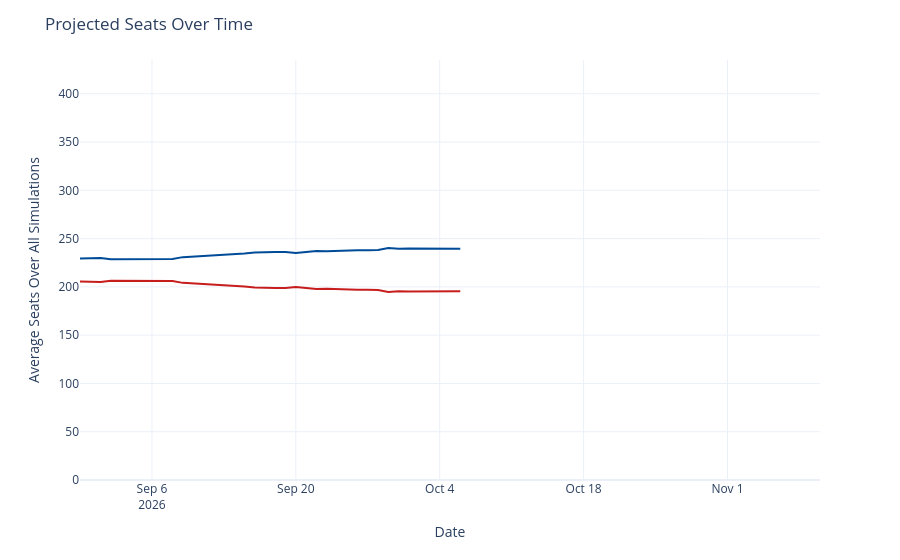

Notebook cell for this chart:
### Code cell
seats_over_time = output_ts[(output_ts['geo'] == 'US House') &
                             (output_ts['type'] == 'seats')]
seats_over_time['rep_seats'] = seats_over_time['y'].map(lambda x: 435 - x)
seats_over_time = seats_over_time.rename({'y': 'Democrats', 'rep_seats': 'Republicans'}, axis=1)
seats_time_ser = px.line(seats_over_time, x='date', y=['Democrats', 'Republicans'], template='plotly_white',
                        color_discrete_map={'Democrats': '#004b97', 'Republicans': '#c71e1d'},)
seats_time_ser.update_traces(hovertemplate="%{y:.1f}")
seats_time_ser.update_layout(
    xaxis=dict(range=[pd.to_datetime('2026-08-30'), pd.to_datetime('2026-11-10')]),
    yaxis=dict(range=[0, 435]),
    xaxis_title='Date',
    yaxis_title='Average Seats Over All Simulations',
    title=dict(text="Projected Seats Over Time"),
    hovermode="x",
    showlegend=False
)
seats_time_ser

### Figure 1 — Plotly figure (JSON) as saved in the notebook; plotly's stock layout.template omitted (floating-point values rounded to 4 significant figures)
{"data": [{"hovertemplate": "%{y:.1f}", "legendgroup": "Democrats", "line": {"color": "#004b97", "dash": "solid"}, "marker": {"symbol": "circle"}, "mode": "lines", "name": "Democrats", "orientation": "v", "showlegend": true, "type": "scatter", "x": ["2026-08-30", "2026-08-31", "2026-09-01", "2026-09-02", "2026-09-03", "2026-09-04", "2026-09-05", "2026-09-06", "2026-09-07", "2026-09-08", "2026-09-09", "2026-09-14", "2026-09-15", "2026-09-16", "2026-09-17", "2026-09-18", "2026-09-19", "2026-09-20", "2026-09-21", "2026-09-22", "2026-09-23", "2026-09-24", "2026-09-25", "2026-09-26", "2026-09-27", "2026-09-28", "2026-09-29", "2026-09-30", "2026-10-01", "2026-10-02", "2026-10-03", "2026-10-04", "2026-10-05", "2026-10-06"], "xaxis": "x", "y": [229.4, 230.0, 230.0, 228.5, 228.5, 228.7, 228.7, 228.9, 228.8, 228.9, 230.8, 233.6, 234.7, 235.7, 236.2, 236.1, 236.0, 235.0, 236.2, 237.2, 236.9, 237.4, 237.9, 237.9, 237.9, 238.2, 240.4, 239.5, 239.7, 239.6, 239.5, 239.7, 239.8, 239.4], "yaxis": "y"}, {"hovertemplate": "%{y:.1f}", "legendgroup": "Republicans", "line": {"color": "#c71e1d", "dash": "solid"}, "marker": {"symbol": "circle"}, "mode": "lines", "name": "Republicans", "orientation": "v", "showlegend": true, "type": "scatter", "x": ["2026-08-30", "2026-08-31", "2026-09-01", "2026-09-02", "2026-09-03", "2026-09-04", "2026-09-05", "2026-09-06", "2026-09-07", "2026-09-08", "2026-09-09", "2026-09-14", "2026-09-15", "2026-09-16", "2026-09-17", "2026-09-18", "2026-09-19", "2026-09-20", "2026-09-21", "2026-09-22", "2026-09-23", "2026-09-24", "2026-09-25", "2026-09-26", "2026-09-27", "2026-09-28", "2026-09-29", "2026-09-30", "2026-10-01", "2026-10-02", "2026-10-03", "2026-10-04", "2026-10-05", "2026-10-06"], "xaxis": "x", "y": [205.6, 205.0, 205.0, 206.5, 206.5, 206.3, 206.3, 206.1, 206.2, 206.1, 204.2, 201.4, 200.3, 199.3, 198.8, 198.9, 199.0, 200.0, 198.8, 197.8, 198.1, 197.6, 197.1, 197.1, 197.1, 196.8, 194.6, 195.5, 195.3, 195.4, 195.5, 195.3, 195.2, 195.6], "yaxis": "y"}], "layout": {"hovermode": "x", "legend": {"title": {"text": "variable"}, "tracegroupgap": 0}, "margin": {"t": 60}, "showlegend": false, "title": {"text": "Projected Seats Over Time"}, "xaxis": {"anchor": "y", "domain": [0, 1], "range": ["2026-08-30T00:00:00", "2026-11-10T00:00:00"], "title": {"text": "Date"}}, "yaxis": {"anchor": "x", "domain": [0, 1], "range": [0, 435], "title": {"text": "Average Seats Over All Simulations"}}}}
